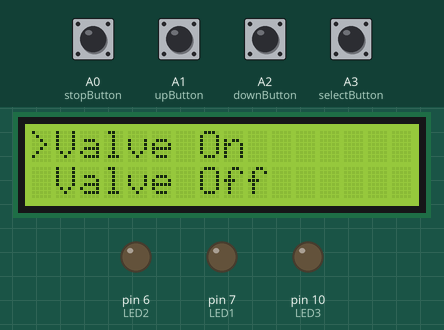
Recording of a sketch running on a simulated Arduino Uno, built with avr-gcc and run on an emulated ATmega328P. On the bench: 16×2 character LCD, output pins drawn as LEDs (lit = HIGH). The test bench sets the inputs (shaded band); at power-on: A0 (stopButton), A1 (upButton), A2 (downButton), A3 (selectButton) HIGH.

Above: at 1.2 s.
1.3 s: A0 (stopButton) pulled LOW for 0.15 s
At 2.0 s:
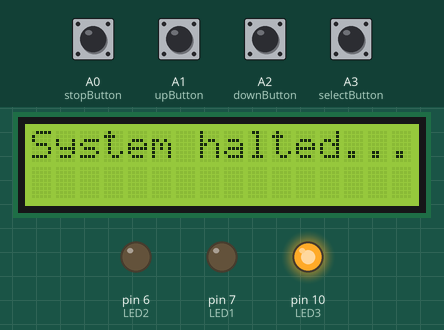
3.7 s: A3 (selectButton) pulled LOW for 0.15 s
At 4.5 s:
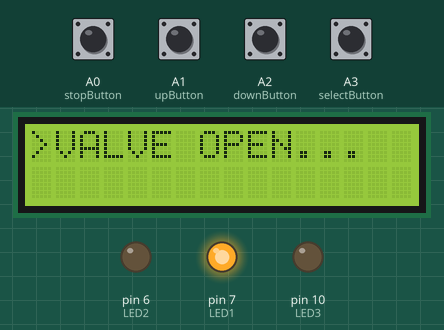
6.1 s: A2 (downButton) pulled LOW for 0.15 s
At 7.1 s:
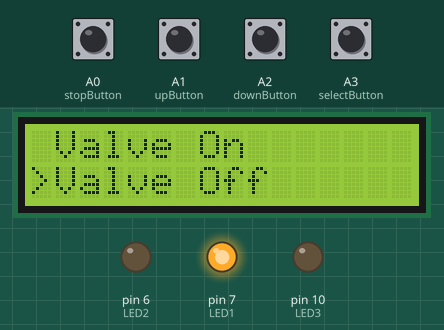
7.7 s: A2 (downButton) pulled LOW for 1 s
At 8.3 s:
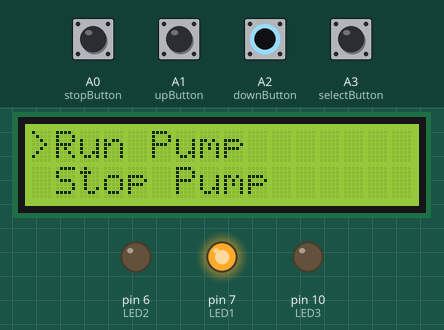
10.2 s: A3 (selectButton) pulled LOW for 1 s
At 11.0 s:
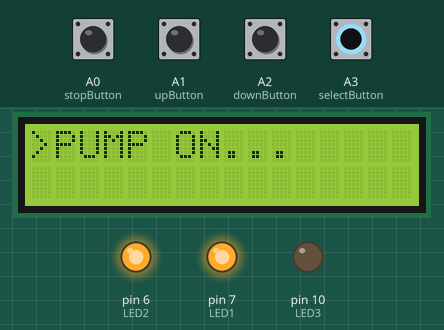
12.7 s: A2 (downButton) pulled LOW for 0.15 s
At 13.3 s:
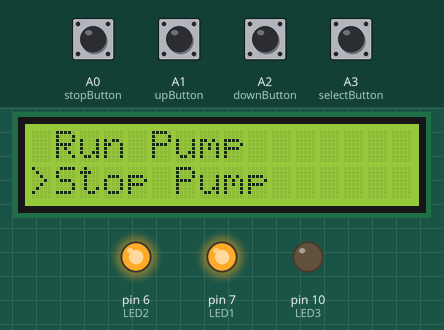
Timing chart, 0 to 15.3 s (numbered marks = the images above; inputs shaded):
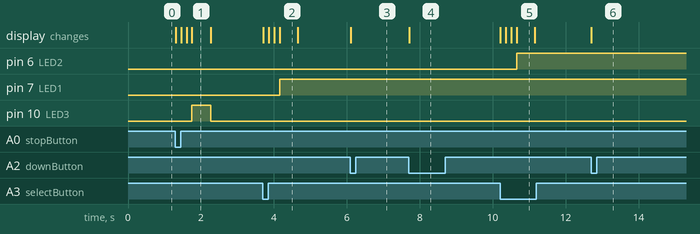

Measured:
- after the input at 1.3 s, pin 10 (LED3): LOW → HIGH after 0.45 s, → LOW 0.51 s later; the display: first changes at once (image 1 shows a later state)
- after the input at 3.7 s, pin 7 (LED1): LOW → HIGH after 0.45 s; the display: first changes at once (image 2 shows a later state)
- after the input at 6.1 s, the display: changes at once (image 3)
- after the input at 7.7 s, the display: changes at once (image 4)
- after the input at 10.2 s, pin 6 (LED2): LOW → HIGH after 0.45 s; the display: first changes at once (image 5 shows a later state)
- after the input at 12.7 s, the display: changes at once (image 6)
- what the display in image 1 shows lasts 0.5 s, from 1.8 s to 2.3 s

The sketch:

panel.ino
```cpp
#include<LiquidCrystal.h>

const int rs=12, en=11, d4=5, d5=4, d6=3, d7=2;
LiquidCrystal lcd(rs, en, d4, d5, d6, d7);

int upButton = A1;
int downButton = A2;
int selectButton = A3;
int stopButton = A0;

int menu = 1;

int LED1 = 7;
int LED2 = 6;
int LED3 = 10;


void setup(){
    lcd.begin(16, 2);
    pinMode(upButton, INPUT_PULLUP);
    pinMode(downButton, INPUT_PULLUP);
    pinMode(selectButton, INPUT_PULLUP);
    pinMode(stopButton, INPUT_PULLUP);
    pinMode(LED1,OUTPUT);
    pinMode(LED2, OUTPUT);
    pinMode(LED3, OUTPUT);

    updateMenu();
}


void loop(){
    bool down = !digitalRead(downButton);
    bool up = !digitalRead(upButton);
    bool select = !digitalRead(selectButton);
    bool stop = !digitalRead(stopButton);

    if(down){
        menu++;
        updateMenu();
        delay(10);
        while (!digitalRead(downButton));
    }
    if (up){
        menu--;
        updateMenu();
        delay(10);
        while (!digitalRead(upButton));
    }
    if (select){
        execute();
        updateMenu();
        delay(10);
        while (!digitalRead(selectButton));
    }
    if (stop){
        action5();
        updateMenu();
        delay(10);
        while (!digitalRead(stopButton));

    }
    if (stop){
        while (!digitalRead(stopButton));
        action6();
        updateMenu();
    }
}


void updateMenu(){
    switch (menu){
        case 0:
        menu = 1;
        break;
        case 1:
        lcd.clear();
        lcd.print(">Valve On");
        lcd.setCursor(0, 1);
        lcd.print(" Valve Off");
        break;
        case 2:
        lcd.clear();
        lcd.print(" Valve On");
        lcd.setCursor(0, 1);
        lcd.print(">Valve Off");
        break;
        case 3:
        lcd.clear();
        lcd.print(">Run Pump");
        lcd.setCursor(0, 1);
        lcd.print(" Stop Pump");
        break;
        case 4:
        lcd.clear();
        lcd.print(" Run Pump");
        lcd.setCursor(0, 1);
        lcd.print(">Stop Pump");
        break;
        case 5:
        menu = 4;
        break;
        case 6:
        menu = 1;
        break;
    }
}

void execute(){
    switch(menu){
        case 1:
        action1();
        break;
        case 2:
        action2();
        break;
        case 3:
        action3();
        break;
        case 4:
        action4();
        break;
        case 5:
        action6();
        menu = 1;
        break;
    }
}

void action1(){
    lcd.clear();
    lcd.print(">VALVE OPEN");
        delay(150);
    lcd.print(".");
        delay(150);
    lcd.print(".");
        delay(150);
    lcd.print(".");

    digitalWrite(LED1, HIGH);
    delay(500);
}

void action2(){
    lcd.clear();
    lcd.print(">VALVE CLOSED");
        delay(150);
    lcd.print(".");
        delay(150);
    lcd.print(".");
        delay(150);
    lcd.print(".");

    digitalWrite(LED1, LOW);
    delay(500);
}

void action3(){
    lcd.clear();
    lcd.print(">PUMP ON");
        delay(150);
    lcd.print(".");
        delay(150);
    lcd.print(".");
        delay(150);
    lcd.print(".");

    digitalWrite(LED2, HIGH);
    delay(500);
}

void action4(){
    lcd.clear();
    lcd.print(">PUMP OFF");
        delay(150);
    lcd.print(".");
        delay(150);
    lcd.print(".");
        delay(150);
    lcd.print(".");

    digitalWrite(LED2, LOW);
    delay(500);
}

void action5(){
    lcd.clear();
    lcd.print("System halted");
        delay(150);
    lcd.print(".");
        delay(150);
    lcd.print(".");
        delay(150);
    lcd.print(".");
    menu = 0;

    digitalWrite(LED3, HIGH);
    digitalWrite(LED1, LOW);
    digitalWrite(LED2, LOW);
    delay(500);
}

void action6(){
    digitalWrite(LED3, LOW);
}
```
